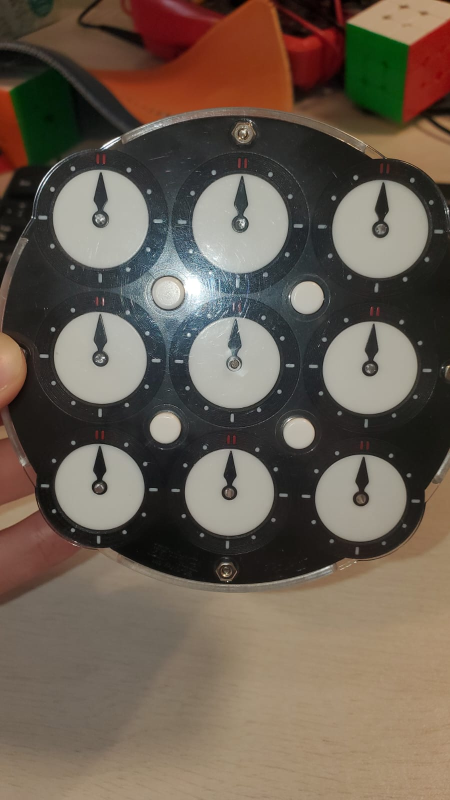
#> input picture Code/python_code/clock_imgs/Clock-photo.jpg, 900 x 1600 px, given in place of the camera (shown at 1/2 size)
$ python recognize_clock.py
#> lines starting #> are read from the running program, lines starting #| are printed output that depends on the picture; after the words box and inside, x2 and y2 are one past the last pixel; in counts of white or black regions, pixels touching at a corner belong together
### Code/python_code/hendel_robot/clock_buffer.py
import numpy as np
from scipy.stats import mode
from collections import Counter

class BufferManager:
    def __init__(self, num_rows, num_cols):
        self.num_rows = num_rows
        self.num_cols = num_cols
        self.buffer = [[0 for _ in range(num_cols)] for _ in range(num_rows)]
        self.pointer = 0
    def prepare_positions(self,num_rows, num_cols):
        self.num_rows = num_rows
        self.num_cols = num_cols
        self.pointer = 0
        self.buffer = [[[0,0] for _ in range(num_cols)] for _ in range(num_rows)]
    def add_to_buffer(self, array):
        if len(array) != self.num_cols:
            raise ValueError(f"Array must contain exactly {self.num_cols} integers.")

        row = self.pointer
        self.buffer[row] = array
        self.pointer = (self.pointer + 1) % self.num_rows

    def print_buffer(self):
        for row in self.buffer:
            print(row)

    def get_pointer(self):
        return self.pointer

    def get_most_popular_numbers(self):
        num_columns = len(self.buffer[0])
        most_popular = []

        for col in range(num_columns):
            column_data = [row[col] for row in self.buffer]
            most_common = Counter(column_data).most_common(1)[0][0]
            most_popular.append(most_common)

        return most_popular

    # [17 lines left out: function average_positions, not called in this run]

# Example usage:
num_rows = 9
num_cols = 20
buffer_manager = BufferManager(num_rows, num_cols)
new_array = list(range(1, num_cols + 1))

# Add the new array to the buffer multiple times for testing
for _ in range(num_rows):
    buffer_manager.add_to_buffer(new_array)

# Print the buffer to verify the update
buffer_manager.print_buffer()

# Get the most popular numbers in each column
most_popular_numbers = buffer_manager.get_most_popular_numbers()
print("Most popular numbers in each column:", most_popular_numbers)

### Code/python_code/hendel_robot/recognize_clock.py
import cv2
import numpy as np

from clock_buffer import BufferManager

WHITE = (255, 255, 255)
BLACK = (0, 0, 0)

buffer = BufferManager(10,9)
centers_buffer = BufferManager(15,9)

max_thresh = 255

top_min_threshold = 95
bottom_min_threshold = 145

kernel_rate = 1

#Parameters for the Hough Circle detection
circle_param1 = 300
circle_param2 = 20

#Thresholds for the Hough Circle detection
threshold1 = 103
threshold2 = 133

def rad_to_deg(radians):
    return radians * (180 / np.pi)

# [120 lines left out: functions angle_to_hour, get_angle, filter_contours_by_y_threshold, get_circles_indices, furthest_point_within_circle, not called in this run]

def extract_image(img_grayscale, min_thresh, max_thresh, kernel_rate):
    _, thresh = cv2.threshold(img_grayscale, min_thresh, max_thresh, cv2.THRESH_BINARY)
    kernel = np.ones((kernel_rate, kernel_rate), np.uint8)
    thresh = cv2.dilate(thresh, kernel, iterations=1)
    edges = cv2.Canny(thresh, 100, 200)
    return thresh,edges

def extract_circle_image(img_grayscale, kernel_rate):
    thresh = apply_threshold(img_grayscale)
    kernel = np.ones((kernel_rate, kernel_rate), np.uint8)
    thresh = cv2.dilate(thresh, kernel, iterations=1)
    edges = cv2.Canny(thresh, 100, 200)
    return thresh,edges

def contains_none(arrays):
    return any(any(cell is None for cell in row) for row in arrays)

def read_clock(camera,color) -> list[int]:
    font = cv2.FONT_HERSHEY_SIMPLEX
    img2 = 0

    show_contour_num = 0

    while True:

        if camera is not None:
            _, img2 = camera.read()
        else:
            img2 = cv2.imread("images\\captured_image_0.jpg")

        if img2 is None:
            print("Error: Image not found.")
            return

        img_grayscale = cv2.cvtColor(img2, cv2.COLOR_BGR2GRAY)

        img= img2.copy()
        # Thresholding part
        circle_thresh, circle_edges =   extract_circle_image(img_grayscale, kernel_rate)
        top_thresh, top_edges =         extract_image(img_grayscale, top_min_threshold,     max_thresh, kernel_rate)
        bottom_thresh, bottom_edges =   extract_image(img_grayscale, bottom_min_threshold,  max_thresh, kernel_rate)

        top_contours, hierarchy = cv2.findContours(top_edges.copy(), cv2.RETR_TREE, cv2.CHAIN_APPROX_NONE)
        bottom_contours, hierarchy = cv2.findContours(bottom_edges.copy(), cv2.RETR_TREE, cv2.CHAIN_APPROX_NONE)

        # Circle Detection Part
        circles = cv2.HoughCircles(circle_edges, cv2.HOUGH_GRADIENT, 1, 35, param1=circle_param1, param2=circle_param2, minRadius=32, maxRadius=55)
        if (circles is None or len(circles.shape) == 1):
            cv2.imshow('Final', img)
            # [19 lines of commented-out code are left out]


        if (circles is None or len(circles.shape) == 1):
            show_final_img(img,color)
            continue
        circles2 = circles.copy()
        circles = np.uint16(np.around(circles))
        circles = np.squeeze(circles)

        try:

            if len(circles) != 9:
                for circle_num in range(len(circles)):
                    maxrad = circles[circle_num]
                    centre = (circles[circle_num, 0], circles[circle_num, 1])

                    # Displaying Circle Around Clock
                    cv2.circle(img, centre, maxrad, (20, 90, 230), 2)
                    cv2.circle(img, centre, 2, (0, 0, 255), 3)
                show_final_img(img,color)
        except Exception as e:
            # print("Error in processing circles: ", e)
            show_final_img(img,color)
            continue
        if (len(circles) != 9):
            continue

        sorted_indices = get_circles_indices(circles)

        circles[sorted_indices[0], 2] =circles[sorted_indices[1], 2] =circles[sorted_indices[2], 2] = 33
        circles[sorted_indices[3], 2] =circles[sorted_indices[4], 2] =circles[sorted_indices[5], 2] = 33
        circles[sorted_indices[6], 2] =circles[sorted_indices[7], 2] =30
        circles[sorted_indices[8], 2] = 30

        centers_buffer.add_to_buffer([[circles[sorted_indices[0]][0],circles[sorted_indices[0]][1]],
                                      [circles[sorted_indices[1]][0],circles[sorted_indices[1]][1]],
                                      [circles[sorted_indices[2]][0],circles[sorted_indices[2]][1]],
                                      [circles[sorted_indices[3]][0],circles[sorted_indices[3]][1]],
                                      [circles[sorted_indices[4]][0],circles[sorted_indices[4]][1]],
                                      [circles[sorted_indices[5]][0],circles[sorted_indices[5]][1]],
                                      [circles[sorted_indices[6]][0],circles[sorted_indices[6]][1]],
                                      [circles[sorted_indices[7]][0],circles[sorted_indices[7]][1]],
                                      [circles[sorted_indices[8]][0],circles[sorted_indices[8]][1]]])

        #boundary between top and bottom circles
        y_threshold = (circles[sorted_indices[3], 1] + circles[sorted_indices[6], 1])/2


        # Getting and Displaying Contours
        top_contours, hierarchy = cv2.findContours(top_edges.copy(), cv2.RETR_TREE, cv2.CHAIN_APPROX_NONE)
        top_contours = filter_contours_by_y_threshold(top_contours,-y_threshold)
        bottom_contours, hierarchy = cv2.findContours(bottom_edges.copy(), cv2.RETR_TREE, cv2.CHAIN_APPROX_NONE)
        bottom_contours = filter_contours_by_y_threshold(bottom_contours,y_threshold)

        contours = top_contours + bottom_contours
        cv2.drawContours(img, contours, -1, (231, 48, 255), 1)
        furthest_points = furthest_point_within_circle(circles,sorted_indices,contours,0)


        #x, y, w, h = cv2.boundingRect(contours[show_contour_num])
        #cv2.rectangle(img, (x, y), (x + w, y + h), (0, 255, 0), 2)

        hours = []
        centers = []
        denoised_centers = centers_buffer.average_positions()
        for idx in range(len(furthest_points)):
            point = furthest_points[idx]
            if point is not None:
                circle = circles[sorted_indices[idx]]
                circle2 = denoised_centers[idx]
                cv2.circle(img, point, 5, (0, 255, 0), -1)  # Green dot
                angle_in_rad= get_angle(point, (circle2[0],circle2[1]))
                hour_angle = np.rad2deg(angle_in_rad)
                hour = angle_to_hour(hour_angle)
                hours.append(hour)
                cv2.putText(img,str(hour),point,font,1, (255, 255, 255), 2, cv2.LINE_AA)

        if hours != [] and len(hours) == 9:
            buffer.add_to_buffer(hours)


        cv2.putText(img,str(buffer.get_most_popular_numbers()),(0,20),font,1, (255, 255, 255), 2, cv2.LINE_AA)

        #for circle_num in range(len(sorted_indices)):
        for i in range(9):
            maxrad = circles[sorted_indices[i], 2]
            centre = (circles[i, 0], circles[i, 1])

            # Displaying Circle Around Clock
            cv2.circle(img, centre, maxrad, (20, 90, 230), 2)
            cv2.circle(img, centre, 2, (0, 0, 255), 3)

        if show_final_img(img,color):
            return hours


def show_final_img(img,color =(0,0,0)):
    global circle_param1
    global bottom_min_threshold
    global top_min_threshold
    global circle_param2
    global threshold1
    global threshold2

    # Define the position and size of the circles
    height, width = img.shape[:2]
    outer_circle_radius = 22  # Slightly larger radius for the white border
    inner_circle_radius = 20  # Radius for the black circle
    circle_position = (width - outer_circle_radius - 10, height - outer_circle_radius - 10)  # Bottom right position

    # Draw the white outer circle
    cv2.circle(img, circle_position, outer_circle_radius, (255, 255, 255), -1)

    # Draw the black inner circle
    cv2.circle(img, circle_position, inner_circle_radius, color, -1)

    # Add the text above the circle and slightly to the left
    font = cv2.FONT_HERSHEY_SIMPLEX
    text_position = (circle_position[0] - 350, circle_position[1] + 5)  # Adjust the text position as needed
    cv2.putText(img, 'The color of the top side is:', text_position, font, 0.7, (125, 125, 125), 2, cv2.LINE_AA)


    cv2.imshow('Final', img)
    key = cv2.waitKey(1) & 0xFF

    if key == 27:  # ESC key to exit
        return False
    elif key == ord('1'):
        top_min_threshold -= 1
        print("top_min_threshold= ",top_min_threshold)
    elif key == ord('2'):
        top_min_threshold +=1
        print("top_min_threshold= ",top_min_threshold)
    elif key == ord('3'):
        threshold1 -=1
        print("threshold1= ",threshold1)
    elif key == ord('4'):
        threshold1 +=1
        print("threshold1= ",threshold1)
    elif key == ord('5'):
        bottom_min_threshold -=1
        print("bottom_min_threshold= ",bottom_min_threshold)
    elif key == ord('6'):
        bottom_min_threshold +=1
        print("bottom_min_threshold= ",bottom_min_threshold)
    elif key == ord('7'):
        threshold2 -=1
        print("threshold2= ",threshold2)
    elif key == ord('8'):
        threshold2 +=1
        print("threshold2= ",threshold2)


    elif key == ord('u'):
        circle_param1 +=1
        print("circle_param1= ",circle_param1)
    elif key == ord('j'):
        circle_param1 -=1
        print("circle_param1= ",circle_param1)
    elif key == ord('i'):
        circle_param2 +=1
        print("circle_param2= ",circle_param2)
    elif key == ord('k'):
        circle_param2 -=1
        print("circle_param2= ",circle_param2)

    elif key == ord(' '):
        return True

# [8 lines left out: function find_available_cameras, not called in this run]

def apply_threshold(img):

    global threshold1
    global threshold2

    # Create a copy of the original image to store the result
    result = np.copy(img)

    y_split = (img.shape[0] // 3)*2

    # Apply the first threshold to the upper part of the image (y = 1 to y = 200)
    upper_part = img[:y_split, :]
    _, upper_thresh = cv2.threshold(upper_part, threshold1, 255, cv2.THRESH_BINARY)

    # Apply the second threshold to the lower part of the image (y = 200 to y = max)
    lower_part = img[y_split:, :]
    _, lower_thresh = cv2.threshold(lower_part, threshold2, 255, cv2.THRESH_BINARY)

    # Combine the two parts back into one image
    result[:y_split, :] = upper_thresh
    result[y_split:, :] = lower_thresh
    return result


def main():
    centers_buffer.prepare_positions(20,9)
    camera = cv2.VideoCapture(0)
    hour1 = read_clock(camera,WHITE)
#> in read_clock, img2 is the input picture: shape (1600, 900, 3); mean B, G, R 82, 94.4, 106.7
#> in read_clock, `img_grayscale = cv2.cvtColor(img2, cv2.COLOR_BGR2GRAY)`:
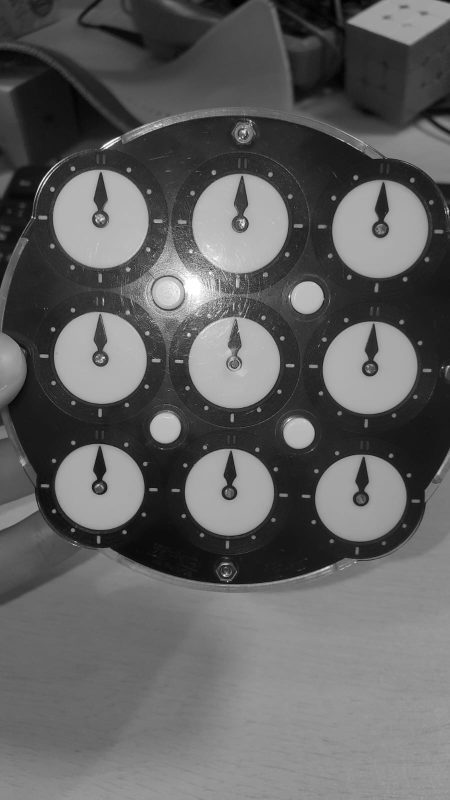
#> img_grayscale: shape (1600, 900) (shown at 1/2 size); min 0, max 255, mean 96.7
#> in apply_threshold, `upper_part = img[:y_split, :]`:
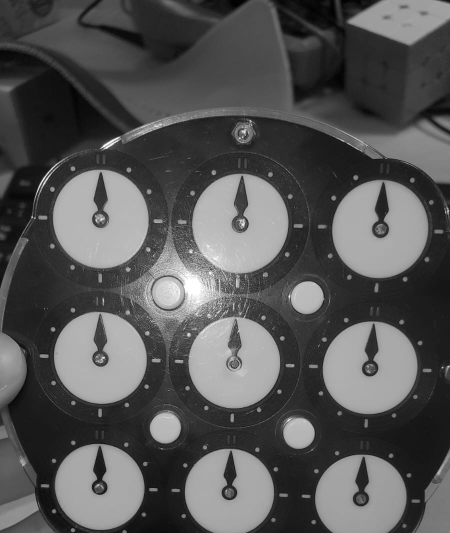
#> upper_part: shape (1066, 900) (shown at 1/2 size); min 0, max 255, mean 85.6
#> in apply_threshold, `_, upper_thresh = cv2.threshold(upper_part, threshold1, 255, cv2.THRES..`:
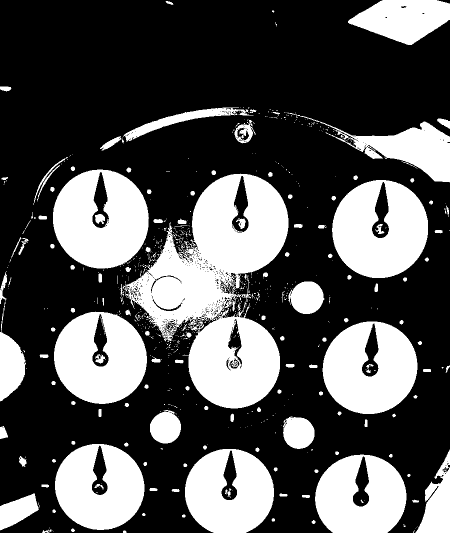
#> upper_thresh: shape (1066, 900) (shown at 1/2 size); 32.8% white; 772 white regions (620 under 20 px), largest, box (x1, y1, x2, y2) and area: (248, 347, 577, 817) 76455, (106, 339, 298, 537) 27704, (664, 360, 856, 556) 27399
#> in apply_threshold, `lower_part = img[y_split:, :]`:
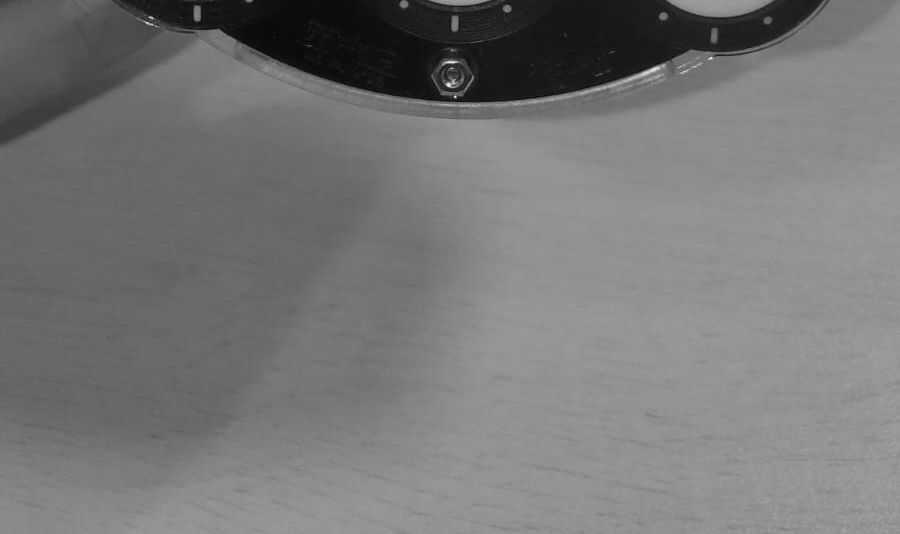
#> lower_part: shape (534, 900); min 5, max 246, mean 118.8
#> in apply_threshold, `_, lower_thresh = cv2.threshold(lower_part, threshold2, 255, cv2.THRES..`:
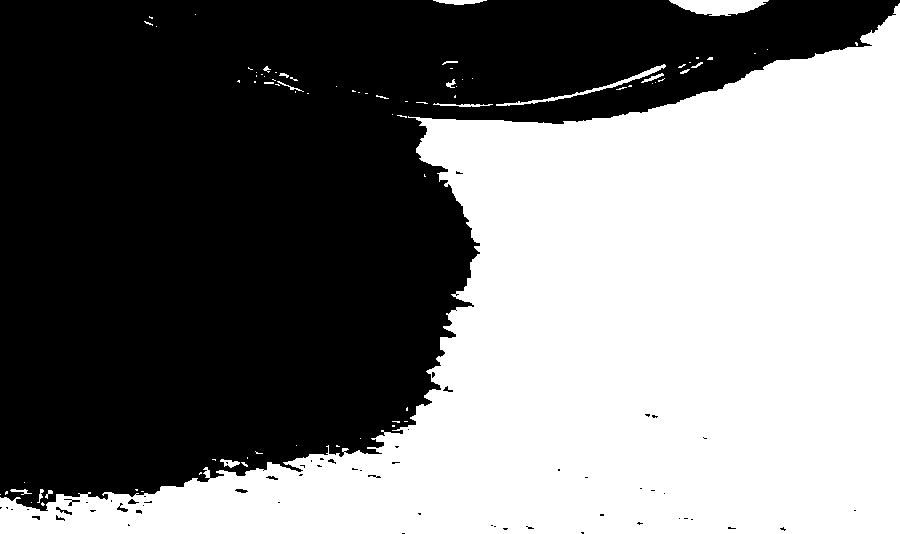
#> lower_thresh: shape (534, 900); 48.1% white; 81 white regions (62 under 20 px), largest, box (x1, y1, x2, y2) and area: (0, 3, 900, 534) 228488, (669, 0, 769, 16) 1098, (496, 64, 666, 106) 567
#> in apply_threshold, `result[y_split:, :] = lower_thresh`: result: shape (1600, 900); 37.9% white; 851 white regions (682 under 20 px), largest, box (x1, y1, x2, y2) and area: (0, 1069, 900, 1600) 228488, (248, 347, 577, 817) 76455, (106, 339, 298, 537) 27704
#> in extract_circle_image, `edges = cv2.Canny(thresh, 100, 200)`: edges: shape (1600, 900); 2% white in thin lines or dots
#> in extract_image, `_, thresh = cv2.threshold(img_grayscale, min_thresh, max_thresh, cv2.T..`: thresh: shape (1600, 900); 51.8% white; 498 black regions (464 under 20 px), largest, box (x1, y1, x2, y2) and area: (0, 0, 900, 1214) 674282, (744, 365, 778, 476) 1972, (706, 913, 738, 1013) 1847
#> in extract_image, `edges = cv2.Canny(thresh, 100, 200)`: edges: shape (1600, 900); 2% white in thin lines or dots
#> call 2 of extract_image, with min_thresh = 145, max_thresh = 255, kernel_rate = 1
#> in extract_image (call 2), `_, thresh = cv2.threshold(img_grayscale, min_thresh, max_thresh, cv2.T..`:
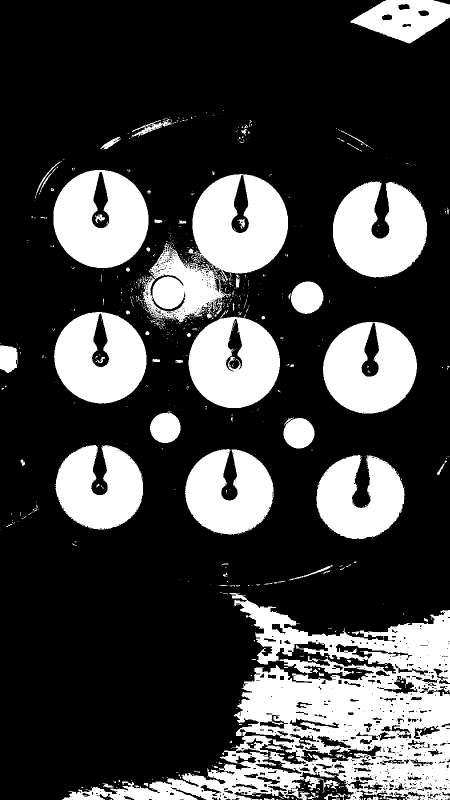
#> thresh: shape (1600, 900) (shown at 1/2 size); 26.2% white; 824 white regions (729 under 20 px), largest, box (x1, y1, x2, y2) and area: (124, 1186, 900, 1600) 117062, (375, 348, 576, 563) 27701, (107, 340, 297, 536) 27006
#> in extract_image (call 2), `edges = cv2.Canny(thresh, 100, 200)`:
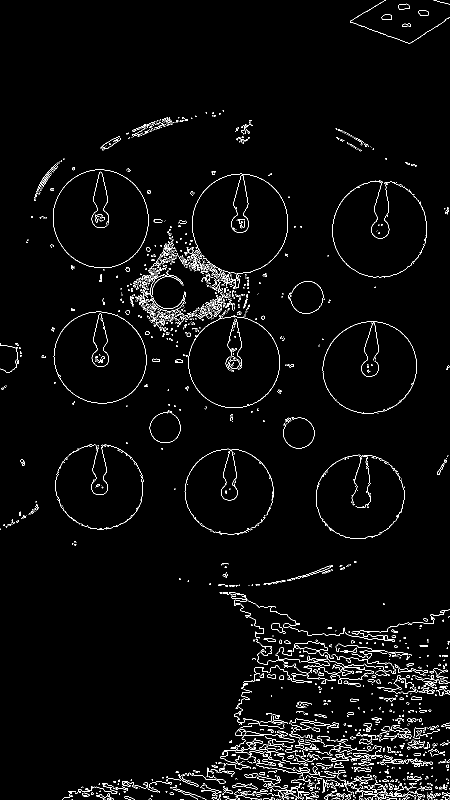
#> edges: shape (1600, 900) (shown at 1/2 size); 2.6% white in thin lines or dots
#> in read_clock, `top_contours, hierarchy = cv2.findContours(top_edges.copy(), cv2.RETR_..`: top_contours = 2452 contours, 2223 with area under 20; largest, box (x1, y1, x2, y2) and area: (663, 359, 857, 556) 29744, (663, 359, 857, 556) 29662, (644, 642, 835, 828) 27638, (644, 642, 835, 828) 27554, (629, 908, 813, 1083) 24988
#> in read_clock, `bottom_contours, hierarchy = cv2.findContours(bottom_edges.copy(), cv2..`: bottom_contours = 2943 contours, 2790 with area under 20; largest, box (x1, y1, x2, y2) and area: (106, 339, 297, 536) 29386, (106, 339, 297, 536) 29307, (107, 623, 293, 807) 26439, (107, 623, 293, 807) 26356, (462, 350, 498, 466) 2396
#> in read_clock, `circles = cv2.HoughCircles(circle_edges, cv2.HOUGH_GRADIENT, 1, 35, pa..`: circles = [[612.5, 593.5, 32.9], [335.5, 671.5, 52.2], [333.5, 584.5, 34], [332.5, 495.5, 33.3], [590.5, 865.5, 36.6]]
#> in read_clock, `circles2 = circles.copy()`: circles2 has the same summary as circles
#> in read_clock, `circles = np.uint16(np.around(circles))`: circles = [[612, 594, 33], [336, 672, 52], [334, 584, 34], [332, 496, 33], [590, 866, 37]]
#> the loop in read_clock, `for circle_num in range(len(circles)):` made 30 passes; (key Esc is pressed on pass 1)
    hour2 = read_clock(camera,BLACK)
    cv2.destroyAllWindows()

    print("hour1: ",hour1)
    print("hour2: ",hour2)


if __name__ == "__main__":
    main()
